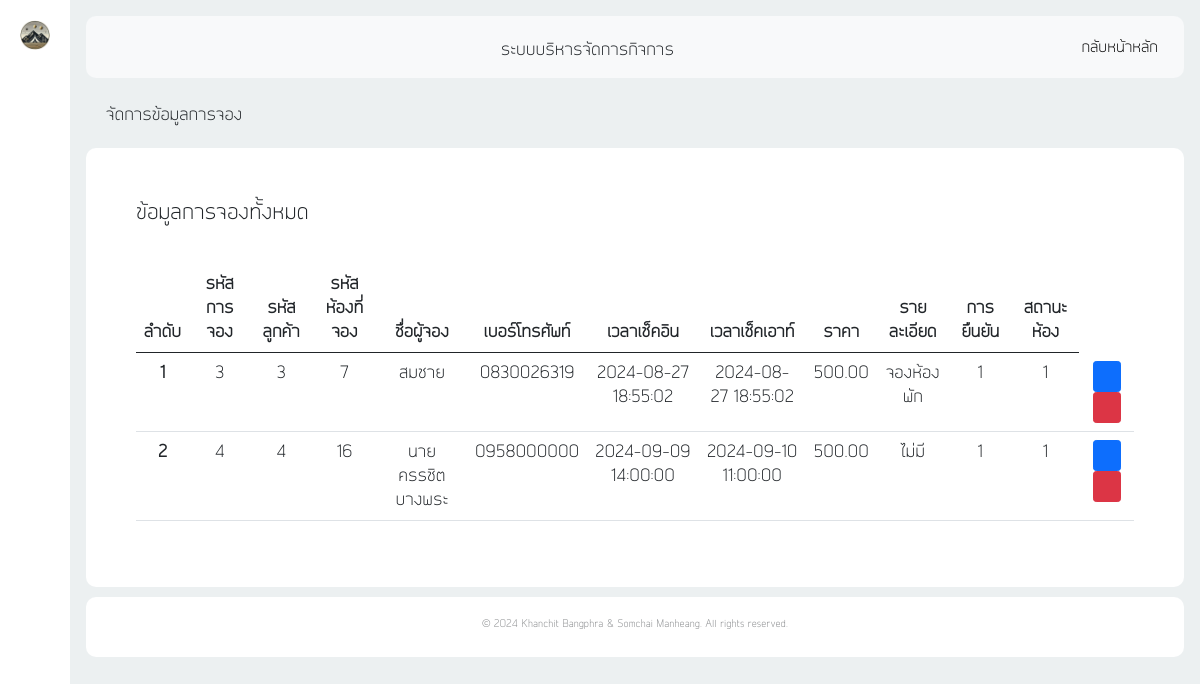
Before: /backend/dashboard.php?page=booking-data (signed in) with the older database file.
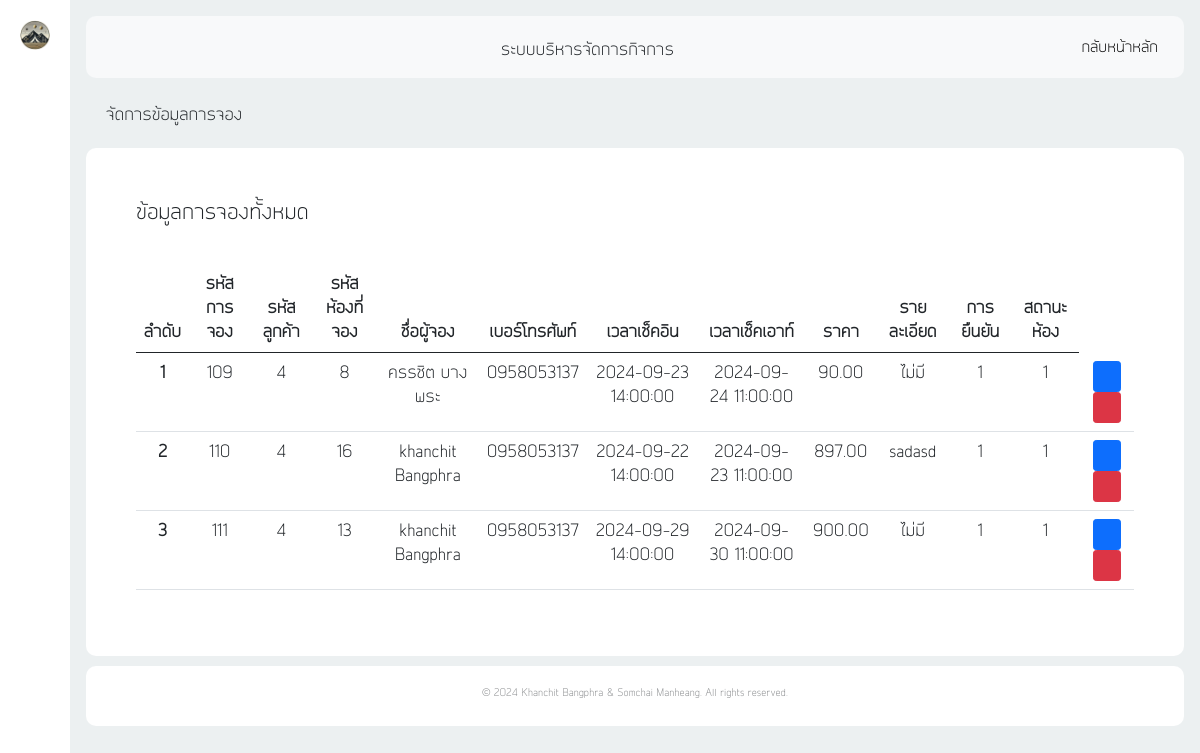
After: the same page with the newer database file.
### tables this page shows
CREATE TABLE `booking` (
  `bookID` smallint(5) UNSIGNED ZEROFILL NOT NULL,
  `bookName` varchar(100) NOT NULL,
  `bookTel` varchar(10) NOT NULL,
  `bookDateStart` datetime NOT NULL,
  `bookDateEnd` datetime NOT NULL,
  `bookPrice` decimal(8,2) NOT NULL,
  `bookDate` datetime NOT NULL,
  `bookDetail` varchar(500) NOT NULL,
  `bookConfirm` tinyint(1) NOT NULL,
  `bookStatus` tinyint(1) NOT NULL,
  `bookCancel` tinyint(1) NOT NULL,
  `userID` smallint(5) UNSIGNED ZEROFILL NOT NULL,
  `pmtID` tinyint(5) UNSIGNED ZEROFILL NOT NULL,
  `roomID` smallint(5) UNSIGNED ZEROFILL NOT NULL,
  `serviceID` smallint(5) UNSIGNED ZEROFILL NOT NULL
);

### backend/booking_data/booking.php (the view)
<?php
$users = $db_con->query("SELECT * FROM booking");
$usersArray = $users->fetchAll(PDO::FETCH_ASSOC);
?>
<p style="font-size: 16px; padding: 5px 20px;">จัดการข้อมูลการจอง</p>
<div id="user-table" style="align-items: center;background-color: white; border-radius: 10px; padding: 50px;">
    <div class="d-flex justify-content-between">
        <p style="font-size: 20px;">ข้อมูลการจองทั้งหมด</p>
    </div>
    <div class="text-center">
        <table class="table" style="margin-top: 20px; font-size: 16px;">
            <thead>
                <tr>
                    <th scope="col">ลำดับ</th>
                    <th scope="col">รหัสการจอง</th>
                    <th scope="col">รหัสลูกค้า</th>
                    <th scope="col">รหัสห้องที่จอง</th>
                    <th scope="col">ชื่อผู้จอง</th>
                    <th scope="col">เบอร์โทรศัพท์</th>
                    <th scope="col">เวลาเช็คอิน</th>
                    <th scope="col">เวลาเช็คเอาท์</th>
                    <th scope="col">ราคา</th>
                    <th scope="col">รายละเอียด</th>
                    <th scope="col">การยืนยัน</th>
                    <th scope="col">สถานะห้อง</th>
                </tr>
            </thead>
            <tbody>
                <?php foreach ($usersArray as $index => $user) : ?>
                <tr>
                    <th scope="row"><?php echo $index + 1; ?></th>
                    <td><?php echo htmlspecialchars($user['bookID']); ?></td>
                    <td><?php echo htmlspecialchars($user['userID']); ?></td>
                    <td><?php echo htmlspecialchars($user['roomID']); ?></td>
                    <td><?php echo htmlspecialchars($user['bookName']); ?></td>
                    <td><?php echo htmlspecialchars($user['bookTel']); ?></td>
                    <td><?php echo htmlspecialchars($user['bookDateStart']); ?></td>
                    <td><?php echo htmlspecialchars($user['bookDateEnd']); ?></td>
                    <td><?php echo htmlspecialchars($user['bookPrice']); ?></td>
                    <td><?php echo htmlspecialchars($user['bookDetail']); ?></td>
                    <td><?php echo htmlspecialchars($user['bookConfirm']); ?></td>
                    <td><?php echo htmlspecialchars($user['bookStatus']); ?></td>
                    <td>
                        <button onclick="updatebook()" class="btn btn-primary btn-sm">
                            <i class="lni lni-pencil" style="padding: 5px;"></i>
                        </button>
                        <button onclick="delete_book()" class="btn btn-danger btn-sm">
                            <i class="lni lni-trash-can" style="padding: 5px;"></i>
                        </button>
                    </td>
                </tr>
                <?php endforeach; ?>
            </tbody>
        </table>
    </div>
</div>

Changed rows visible on the page:
removed booking: bookID "3", userID "3", roomID "7", bookName "สมชาย", bookTel "0830026319", bookDateStart "2024-08-27 18:55:02", bookDateEnd "2024-08-27 18:55:02", bookPrice "500.00", bookDetail "จองห้องพัก", bookConfirm "1", bookStatus "1"
removed booking: bookID "4", userID "4", roomID "16", bookName "นายครรชิต บางพระ", bookTel "0958000000", bookDateStart "2024-09-09 14:00:00", bookDateEnd "2024-09-10 11:00:00", bookPrice "500.00", bookDetail "ไม่มี", bookConfirm "1", bookStatus "1"
added booking: bookID "109", userID "4", roomID "8", bookName "ครรชิต บางพระ", bookTel "0958053137", bookDateStart "2024-09-23 14:00:00", bookDateEnd "2024-09-24 11:00:00", bookPrice "90.00", bookDetail "ไม่มี", bookConfirm "1", bookStatus "1"
added booking: bookID "110", userID "4", roomID "16", bookName "khanchit Bangphra", bookTel "0958053137", bookDateStart "2024-09-22 14:00:00", bookDateEnd "2024-09-23 11:00:00", bookPrice "897.00", bookDetail "sadasd", bookConfirm "1", bookStatus "1"
added booking: bookID "111", userID "4", roomID "13", bookName "khanchit Bangphra", bookTel "0958053137", bookDateStart "2024-09-29 14:00:00", bookDateEnd "2024-09-30 11:00:00", bookPrice "900.00", bookDetail "ไม่มี", bookConfirm "1", bookStatus "1"
